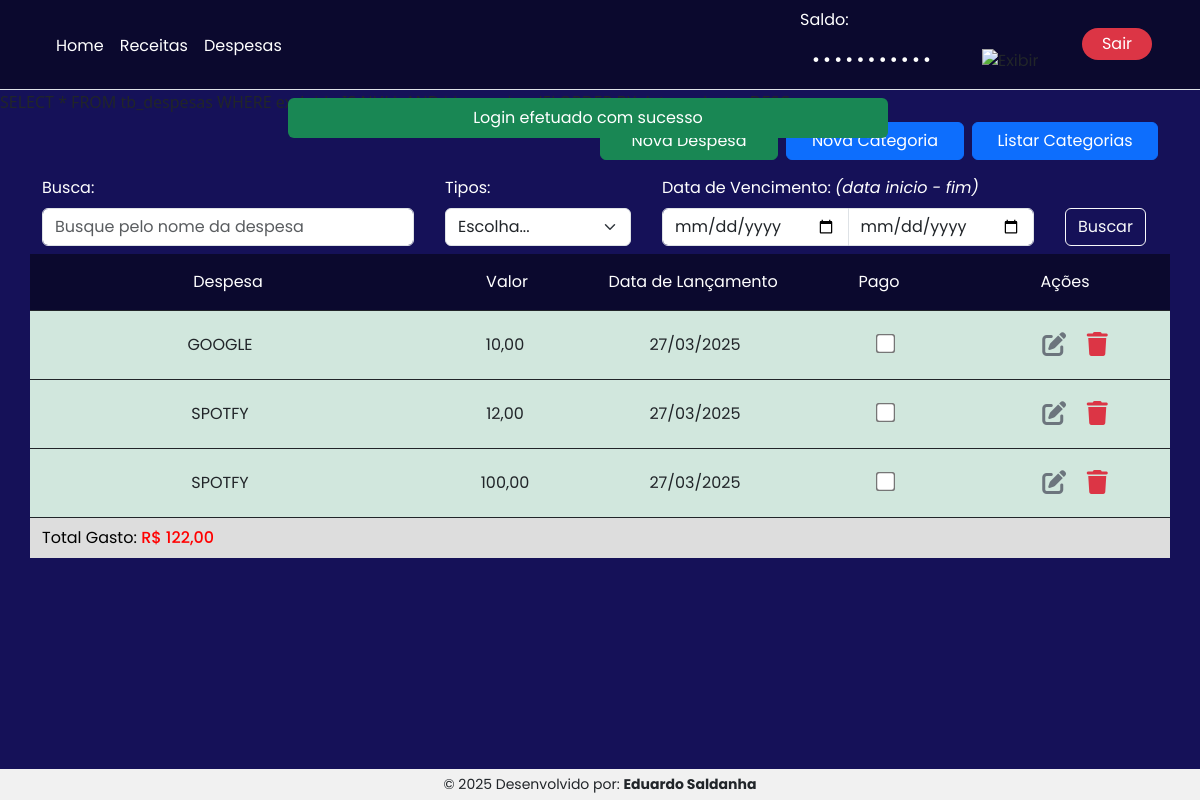
Page /despesas (signed in) on the committed database.
### tables this page shows
CREATE TABLE `tb_usuarios`  (
  `id` int NOT NULL AUTO_INCREMENT,
  `cpf` varchar(14) NULL DEFAULT '',
  `senha` varchar(255) NULL DEFAULT NULL,
  `saldo` varchar(255) NULL DEFAULT NULL,
  `entrada` varchar(255) NULL DEFAULT NULL,
  `nome` varchar(255) NULL DEFAULT NULL,
  PRIMARY KEY (`id`) USING BTREE
);

CREATE TABLE `tb_despesas`  (
  `id` int NOT NULL AUTO_INCREMENT,
  `valor` varchar(255) NULL DEFAULT '',
  `despesa` varchar(255) NULL DEFAULT NULL,
  `data_cadastro` date NULL DEFAULT NULL,
  `pago` char(1) NULL DEFAULT NULL,
  `excluido` char(1) NULL DEFAULT NULL,
  `id_usuario` int NULL DEFAULT NULL,
  PRIMARY KEY (`id`) USING BTREE
);

### includes/functions.php (called while the page is built, shortened)
<?php
    function verificaLogin() {
        return isset($_SESSION['id']);
    }
    function formatarValorReais3($valor)
    {
        $valor = floatval($valor);
        return number_format($valor, 2, ',', '.');
    }
    function converterYMDparaDMY($data_ymd)
    {
        $data = new DateTime($data_ymd);
        return $data->format('d/m/Y');
    }
    function converterFormatoEntrada($valor) {
        $valor = str_replace('.', '', $valor);
        $valor = str_replace(',', '.', $valor);
        return $valor;
    }
?>

### views/despesas.php (the view, shortened to what this page needs)
<?php
$where = '';
echo $buscar_despesas = "SELECT * FROM tb_despesas WHERE excluido IS NULL AND id_usuario = '$_SESSION[id]' $where ORDER BY data_cadastro DESC";
$resultado = mysqli_query($conn, $buscar_despesas);
?>
<div class="container pt-2">
    <div class="row">
        <div class="col-12">
            <div class="d-flex justify-content-end pb-3">
                <div class="col-2 pe-2"><a href="<?= SITE ?>cadastro_despesas" class="btn btn-success btn-add w-100">Nova Despesa</a></div>
                <div class="col-2 pe-2"><a href="<?= SITE ?>tipos_de_despesas" class="btn btn-primary btn-add w-100">Nova Categoria</a></div>
                <div class="col-2"><a href="<?= SITE ?>listar_tipos_de_despesas" class="btn btn-primary btn-add w-100">Listar Categorias</a></div>
            </div>
        </div>
        <form action="<?= SITE ?>despesas" method="GET" class="d-flex justify-content-between align-items-center text-white">
            <div class="col-4">
                <label for="" class="form-label text-white">Busca: </label>
                <input type="text" name="nome" class="form-control mb-2" id="nome" placeholder="Busque pelo nome da despesa" value="<?php echo isset($_GET['nome']) ? $_GET['nome'] : ''; ?>">
            </div>
            <div class="col-2">
                <label for="" class="form-label text-white">Tipos: </label>
                <select name="pago" id="" class="form-select mb-2">
                    <option value="" selected>Escolha...</option>
                </select>
            </div>
            <div class="col-4">
                <label for="" class="form-label text-white">Data de Vencimento: </label>
                <i>(data inicio - fim)</i>
                <div class="input-group">
                    <input type="date" name="data_inicio" class="form-control mb-2" id="data-inicio" value="<?php echo isset($_GET['data_inicio']) ? $_GET['data_inicio'] : ''; ?>">
                    <input type="date" name="data_fim" class="form-control mb-2" id="data-fim" value="<?php echo isset($_GET['data_fim']) ? $_GET['data_fim'] : ''; ?>">
                </div>
            </div>
            <div class="col-1 mt-4 text-white">
                <button type="submit" class="btn btn-outline-light">Buscar</button>
            </div>
        </form>
    </div>
    <ul class="row list-unstyled bg-light">
        <li class="col-12 text-white bg-2 py-3 text-center border-bottom border-dark">
            <div class="d-flex justify-content-between">
                <div class="col-4">Despesa</div>
                <div class="col-2">Valor</div>
                <div class="col-2">Data de Lançamento</div>
                <div class="col-2">Pago</div>
                <div class="col-2">Ações</div>
            </div>
        </li>
        <?php
        $total_despesas = 0.00;
        while ($despesa = mysqli_fetch_array($resultado)) {
            $total_despesas += converterFormatoEntrada($despesa['valor']);
            $dataAtual = new DateTime();
            $dataLancamento = new DateTime($despesa['data_cadastro']);
            $diferencaDias = $dataLancamento->diff($dataAtual)->days;
            $pagamento = $despesa['pago'];
            if ($dataLancamento < $dataAtual && ($pagamento == 'N' || $pagamento == null)) {
                if ($diferencaDias <= 15) {
                    $classeAtraso = 'bg-default';
                } elseif ($diferencaDias > 15 && $diferencaDias <= 30) {
                    $classeAtraso = 'bg-yellow';
                } else {
                    $classeAtraso = 'bg-red';
                }
            } else {
                $classeAtraso = 'bg-default';
            }
            if ($despesa['pago'] == strtoupper('S')) {
                $checkbox = 'checked';
                $classeAtraso = 'bg-green';
            } else {
                $checkbox = '';
            }
        ?>
            <li class="col-12 text-center">
                <div class="row justify-content-between align-items-center mb-0 py-3 border-bottom border-dark <?= $classeAtraso ?> <?php if (isset($pago)) {
                                                                                                                                        echo $pago;
                                                                                                                                    } ?>">
                    <div class="col-4">
                        <?php echo $despesa['despesa'] ?>
                    </div>
                    <div id="valor-editavel" class="col-2 valor-editavel" data-id="<?= $despesa['id'] ?>">
                        <?= htmlspecialchars(($despesa['valor'])) ?>
                    </div>
                    <div class="col-2">
                        <?php echo converterYMDparaDMY($despesa['data_cadastro']) ?>
                    </div>
                    <div class="col-2">
                        <input type="checkbox" class="checkbox-grande checkbox-pago" data-user=<?= $_SESSION['id'] ?> data-id="<?= $despesa['id'] ?>" <?= $checkbox ?> onclick="refreshWithDelay()">
                    </div>
                    <div class="col-2">
                        <a href="<?= SITE ?>cadastro_despesas&cod=<?= $despesa['id'] ?>" class="fs-4 text-secondary"><i class="fa-solid fa-pen-to-square"></i></a>
                        <a href="<?= SITE ?>controllers/excluir_despesa.php?id=<?= $despesa['id'] ?>" class="fs-4 ms-3 text-danger"><i class="fa-solid fa-trash"></i></a>
                    </div>
                </div>
            </li>
        <?php } ?>
        <li class="col-12 bg-grey">
            <p class="m-0 py-2"><span class="text-black">Total Gasto:</span> <span class="text-red fw-medium">R$ <?= formatarValorReais3($total_despesas) ?></span></p>
        </li>
    </ul>
</div>

### modulos/topo.php (shortened to what this page needs)
<?php
include('includes/essenciais.php');
$id = $_SESSION['id'];
$busca_nome = "SELECT * FROM tb_usuarios WHERE id = $id";
$resultado = mysqli_query($conn, $busca_nome);
$dados = mysqli_fetch_array($resultado);
?>
<!DOCTYPE html>
<html lang="pt-br">
<head>
    <?php
    include("includes/links.php");
    ?>
</head>
<body class="bg-1">

### includes/links.php (shortened to what this page needs)
<link href="https://cdn.jsdelivr.net/npm/bootstrap@5.3.3/dist/css/bootstrap.min.css" rel="stylesheet">
<link rel="stylesheet" href="css/style.css">

### index.php (shortened to what this page needs)
<?php
include('modulos/topo.php');
if (verificaLogin()) {
    $pag = isset($_GET['a']) ? $_GET['a'] : 'home';
    include('views/header.php');
    switch ($pag) {
        case 'despesas':
            include('views/despesas.php');
            break;
    }
} else {
    include('modulos/login.php');
}
include('modulos/rodape.php');
?>

### views/header.php
<header class="">
    <nav class="navbar navbar-expand-lg bg-2 border-bottom">
        <div class="container-fluid px-xxl-5 px-xl-5 px-lg-5 px-md-5 px-sm-3">
            <div class="collapse navbar-collapse row" id="navbarNav">
                <div class="col-8">
                    <ul class="navbar-nav align-items-center">
                        <li class="nav-item">
                            <a class="nav-link active text-white fs-6 pb-1" aria-current="page" href="<?= SITE ?>home">Home</a>
                        </li>
                        <li class="nav-item">
                            <a class="nav-link active text-white fs-6 pb-1" aria-current="page" href="<?= SITE ?>receitas">Receitas</a>
                        </li>
                        <li class="nav-item">
                            <a class="nav-link active text-white fs-6 pb-1" aria-current="page" href="<?= SITE ?>despesas">Despesas</a>
                        </li>
                    </ul>
                </div>
                <div class="col-3">
                    <label for="" class="form-label text-white">Saldo:</label>
                    <div class="d-flex align-items-center">
                        <?php
                        $saldo = isset($dados['saldo']) ? $dados['saldo'] : 0.00;
                        $saldoVisivel = $_SESSION['saldo_visivel'] ?? false;
                        ?>
                        <div class="col-8">
                            <input
                                type="<?= $saldoVisivel ? 'text' : 'password' ?>"
                                id="saldo"
                                class="form-control input-sensivel"
                                value="R$ <?= formatarValorReais3($saldo); ?>"
                                disabled>
                        </div>
                        <div class="col-4co">
                            <img
                                src="https://img.icons8.com/?size=100&id=<?= $saldoVisivel ? '60022' : '59814' ?>&format=png&color=FFFFFF"
                                alt="Exibir"
                                id="toggle-olho"
                                class="icone-olho">
                        </div>
                    </div>
                </div>
                <div class="col-1 text-center">
                        <a class="nav-link active text-white fs-6 w-100 bg-danger rounded-pill py-1" aria-current="page" href="<?= SITE ?>controllers/sair.php">Sair</a>
                </div>
            </div>
        </div>
    </nav>
</header>
<?php include_once('modulos/mensagem.php') ?>

### modulos/mensagem.php (shortened to what this page needs)
<?php if ((isset($_SESSION['message'])) != NULL) :
    $message_text = $_SESSION['message']['text'];
    $message_type = $_SESSION['message']['type'];
?>
    <div id="alert-message" class="position-absolute w-100 row justify-content-center align-items-center mt-2">
        <div class="col-6 bg-<?= $message_type ?> text-center rounded d-flex align-items-center justify-content-center alert-box">
            <p class="text-white m-0 py-2"><?= $message_text ?></p>
        </div>
    </div>
<?php
endif; ?>

### modulos/rodape.php
        <footer style="background-color: #f1f1f1; padding: 5px; text-align: center; position: fixed; font-size: 14px; bottom: 0; width: 100%; left: 0; box-sizing: border-box;">
            <div>
                <span>&copy; 2025 Desenvolvido por: <strong>Eduardo Saldanha</strong></span>
            </div>
        </footer>
    </body>
</html>

### css/style.css (style rules this page uses)
* { font-family: "Poppins", sans-serif; }
.bg-1 { background: rgb(21, 17, 88); }
.bg-2 { background: rgb(11, 9, 46); }
.checkbox-grande { accent-color: green; transform: scale(1.5) !important; -webkit-transform: scale(1.5) !important; }
.text-red { color: rgb(255, 0, 0); }
.bg-grey { background-color: rgb(221, 221, 221); }
.input-sensivel { font-size: 1.2rem; border: none; background: none; color: #ffffff; width: 100%; text-align: left; letter-spacing: 0.2rem; }
.input-sensivel:disabled { background: none; }
.icone-olho { cursor: pointer; margin-left: 10px; height: 30px; }
.btn-add { width: 150px; }
.bg-default { background-color:#d1e7dd; }

### modulos/mensagem.php (style rules this page uses)
.alert-box { transition: opacity 0.5s ease-in-out; opacity: 1; }

### rows in the picture
tb_despesas: despesa "GOOGLE", valor "10,00", data_cadastro "27/03/2025"
tb_despesas: despesa "SPOTFY", valor "12,00", data_cadastro "27/03/2025"
tb_despesas: despesa "SPOTFY", valor "100,00", data_cadastro "27/03/2025"

### other values in the picture
$message_text "Login efetuado com sucesso"
formatarValorReais3($total_despesas) "122,00"
